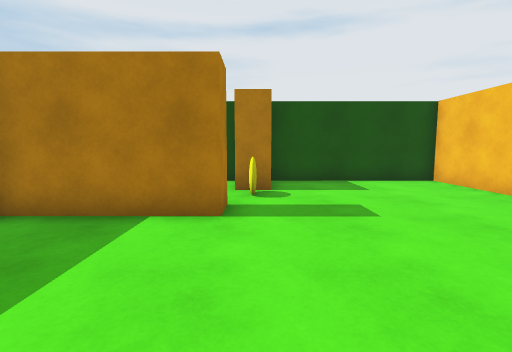
[1] (above)

16 first-person views from a walk through a scene from a Unity 3-D project. The camera is 1.2 m above the floor, tilts 6° down and sees 85° across. The floor is counted in squares, 1 m on a side. Each view is taken from the middle of a square. On the plan, view 1 faces up. The plan holds only what a view shows up to about 13 squares ahead; the rest is blank. The player character is not drawn.

[2]
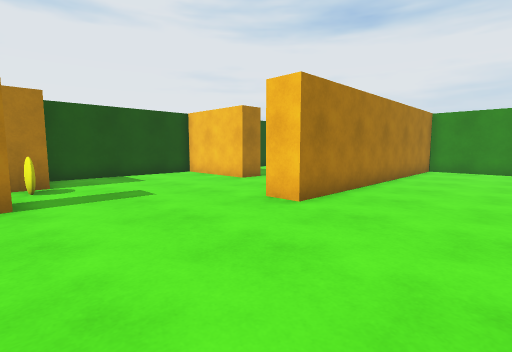

[3]
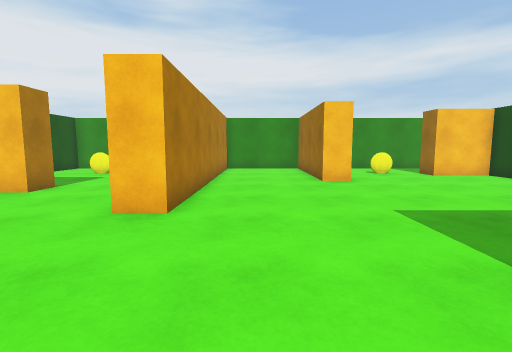

[4]
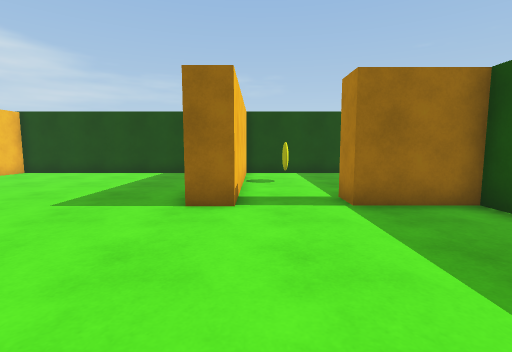

[5]
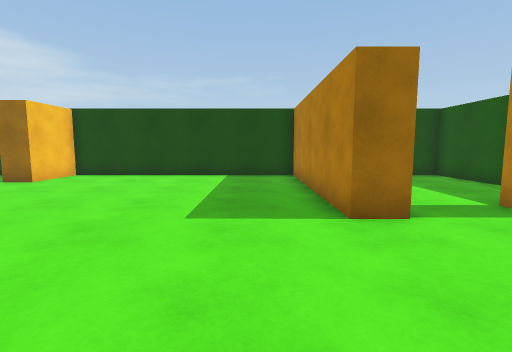

[6]
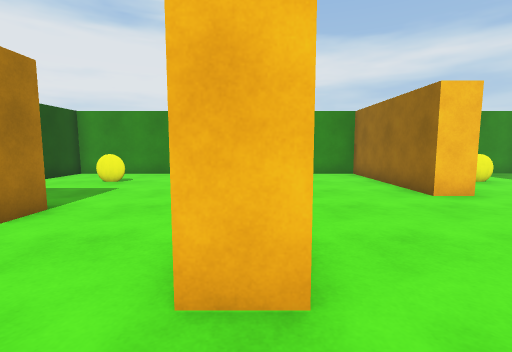

[7]
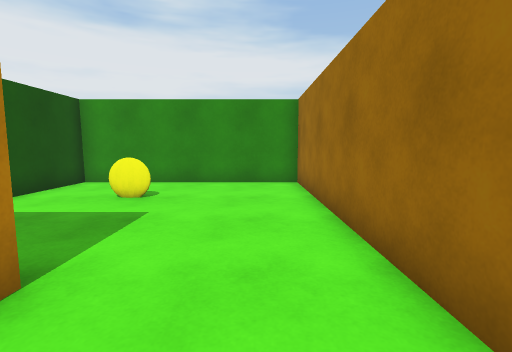

[8]
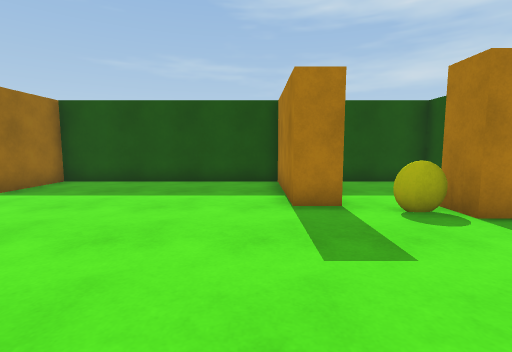

[9]
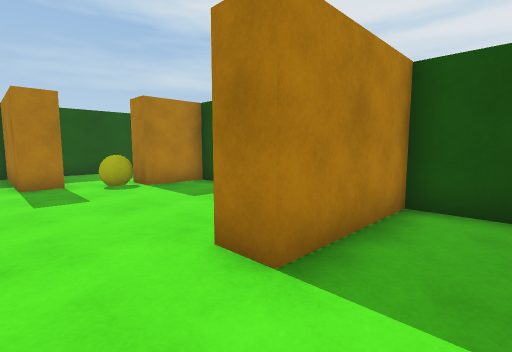

[10]
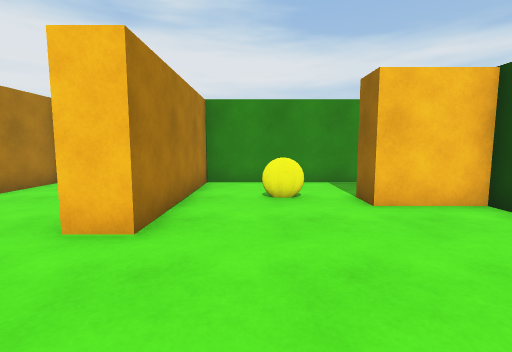

[11]
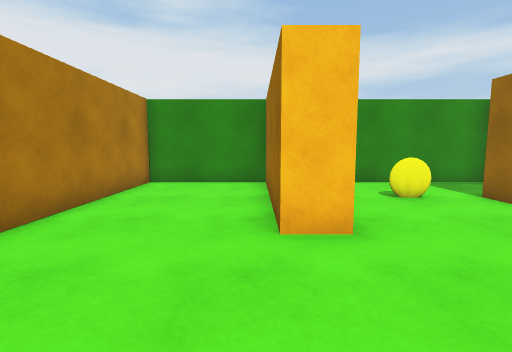

[12]
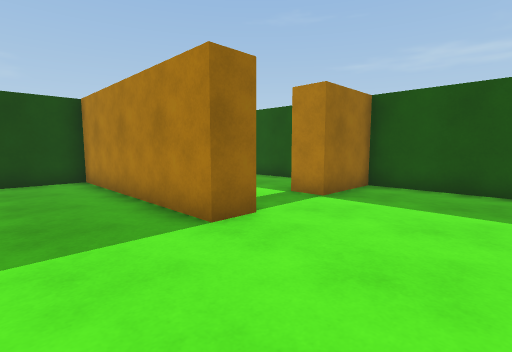

[13]
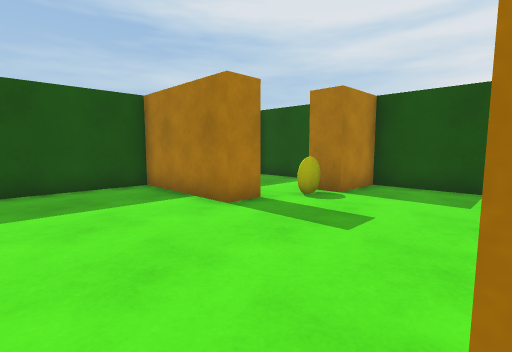

[14]
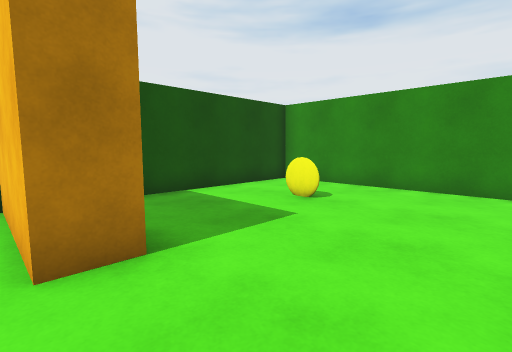

[15]
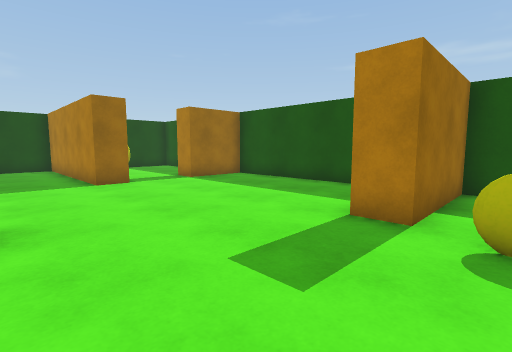

[16]
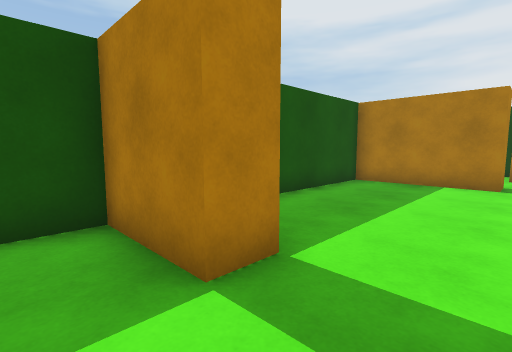

### Floor plan
Ten units are one square. View 1 is at (0, 0); x grows to the right and y downward. Boxes are objects, and circles mark ways between rooms. Rooms are numbered by the first view taken in them; rooms with no view inside come last. Other rooms are left out.
<svg viewBox="-51 -103 200 206">
<path fill="none" stroke="#000" d="M64 -26 144 -26 144 -98 73 -98 73 -60 63 -60 63 -98 -46 -98 -46 -58 -6 -58 -6 -48 -46 -48 -46 26 -20 26 -20 36M4 45 4 26 14 26 14 97 106 97M114 33 87 33 87 23 144 23 144 -16 39 -16 39 -26M144 98 144 64M1 -69 -1 -64M0 -71 0 -66M115 -67 115 -72M114 56 115 52M115 59 115 54M4 94 4 45M-20 36 -46 36 -46 97 5 97M144 64 144 33 114 33"/>
<rect x="-15" y="-95" width="20" height="20" fill="#bbb"><title>block</title></rect>
<rect x="105" y="75" width="10" height="20" fill="#bbb"><title>block</title></rect>
<circle cx="-5" cy="35" r="3" fill="#2a7"/>
<circle cx="120" cy="40" r="3" fill="#2a7"/>
<circle cx="135" cy="55" r="3" fill="#2a7"/>
<text x="50" y="-10">1</text>
<text x="-20" y="70">2</text>
<text x="130" y="50">3</text>
</svg>
Room 1 opens to room 2. Room 1 opens to room 3.

Where each view was taken, in squares from view 1:
view 1: 0 up, 0 right, facing up
view 2: 2 down, 1 left, facing up-right
view 3: 0 up, 1 left, facing right
view 4: 3 up, 0 right, facing down
view 5: 2 up, 3 right, facing down
view 6: 2 up, 2 right, facing right
view 7: 4 up, 5 right, facing right
view 8: 4 up, 5 right, facing left
view 9: 4 up, 9 right, facing up-left
view 10: 5 down, 5 right, facing right
view 11: 2 down, 5 right, facing right
view 12: 1 up, 4 right, facing down-left
view 13: 1 up, 4 right, facing up-left
view 14: 3 up, 6 right, facing up-right
view 15: 7 up, 4 right, facing down-left
view 16: 5 down, 0 right, facing up-left
